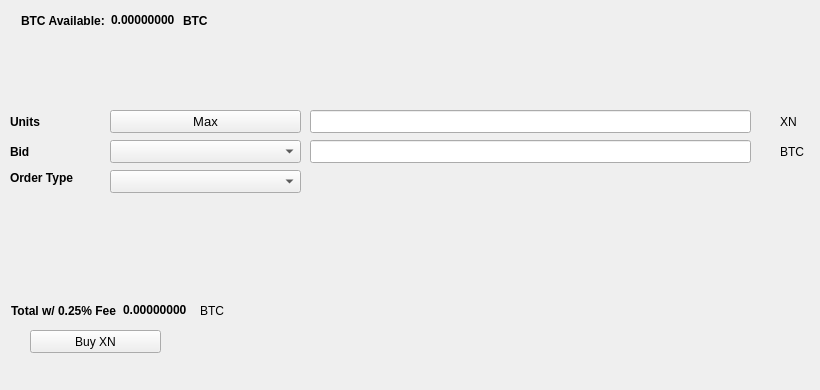
   <widget class="QWidget" name="BuyTab">
    <attribute name="title">
     <string>Buy</string>
    </attribute>
    <widget class="QPushButton" name="BuyXN">
     <property name="geometry">
      <rect>
       <x>30</x>
       <y>330</y>
       <width>131</width>
       <height>23</height>
      </rect>
     </property>
     <property name="text">
      <string>Buy XN</string>
     </property>
     <property name="icon">
      <iconset resource="../nodium.qrc">
       <normaloff>:/icons/bitcoin</normaloff>:/icons/bitcoin</iconset>
     </property>
    </widget>
    <widget class="QLabel" name="label_3">
     <property name="geometry">
      <rect>
       <x>10</x>
       <y>110</y>
       <width>46</width>
       <height>23</height>
      </rect>
     </property>
     <property name="font">
      <font>
       <weight>75</weight>
       <bold>true</bold>
      </font>
     </property>
     <property name="text">
      <string>Units</string>
     </property>
    </widget>
    <widget class="QLineEdit" name="UnitsInput">
     <property name="geometry">
      <rect>
       <x>310</x>
       <y>110</y>
       <width>441</width>
       <height>23</height>
      </rect>
     </property>
     <property name="font">
      <font>
       <pointsize>9</pointsize>
       <weight>75</weight>
       <bold>true</bold>
      </font>
     </property>
    </widget>
    <widget class="QLineEdit" name="BuyBidPriceEdit">
     <property name="geometry">
      <rect>
       <x>310</x>
       <y>140</y>
       <width>441</width>
       <height>23</height>
      </rect>
     </property>
     <property name="font">
      <font>
       <pointsize>9</pointsize>
       <weight>75</weight>
       <bold>true</bold>
      </font>
     </property>
    </widget>
    <widget class="QLabel" name="label_4">
     <property name="geometry">
      <rect>
       <x>780</x>
       <y>110</y>
       <width>31</width>
       <height>23</height>
      </rect>
     </property>
     <property name="text">
      <string>XN</string>
     </property>
    </widget>
    <widget class="QLabel" name="label_5">
     <property name="geometry">
      <rect>
       <x>780</x>
       <y>140</y>
       <width>31</width>
       <height>23</height>
      </rect>
     </property>
     <property name="text">
      <string>BTC</string>
     </property>
    </widget>
    <widget class="QLabel" name="label_6">
     <property name="geometry">
      <rect>
       <x>10</x>
       <y>140</y>
       <width>46</width>
       <height>23</height>
      </rect>
     </property>
     <property name="font">
      <font>
       <weight>75</weight>
       <bold>true</bold>
      </font>
     </property>
     <property name="text">
      <string>Bid</string>
     </property>
    </widget>
    <widget class="QLabel" name="label_7">
     <property name="geometry">
      <rect>
       <x>10</x>
       <y>170</y>
       <width>91</width>
       <height>16</height>
      </rect>
     </property>
     <property name="font">
      <font>
       <weight>75</weight>
       <bold>true</bold>
      </font>
     </property>
     <property name="text">
      <string>Order Type</string>
     </property>
    </widget>
    <widget class="QPushButton" name="Buy_Max_Amount">
     <property name="geometry">
      <rect>
       <x>110</x>
       <y>110</y>
       <width>191</width>
       <height>23</height>
      </rect>
     </property>
     <property name="font">
      <font>
       <pointsize>10</pointsize>
      </font>
     </property>
     <property name="text">
      <string>Max</string>
     </property>
    </widget>
    <widget class="QComboBox" name="BuyBidcomboBox">
     <property name="geometry">
      <rect>
       <x>110</x>
       <y>140</y>
       <width>191</width>
       <height>23</height>
      </rect>
     </property>
     <property name="font">
      <font>
       <pointsize>10</pointsize>
      </font>
     </property>
    </widget>
    <widget class="QComboBox" name="buyOrdertypeCombo">
     <property name="geometry">
      <rect>
       <x>110</x>
       <y>170</y>
       <width>191</width>
       <height>23</height>
      </rect>
     </property>
     <property name="font">
      <font>
       <pointsize>10</pointsize>
      </font>
     </property>
    </widget>
    <widget class="QWidget" name="layoutWidget1">
     <property name="geometry">
      <rect>
       <x>21</x>
       <y>11</y>
       <width>227</width>
       <height>19</height>
      </rect>
     </property>
     <layout class="QHBoxLayout" name="horizontalLayout_3">
      <item>
       <widget class="QLabel" name="label232">
        <property name="font">
         <font>
          <weight>75</weight>
          <bold>true</bold>
         </font>
        </property>
        <property name="text">
         <string>BTC Available:</string>
        </property>
       </widget>
      </item>
      <item>
       <widget class="QLabel" name="BtcAvailableLbl">
        <property name="palette">
         <palette>
          <active>
           <colorrole role="WindowText">
            <brush brushstyle="SolidPattern">
             <color alpha="255">
              <red>0</red>
              <green>0</green>
              <blue>0</blue>
             </color>
            </brush>
           </colorrole>
           <colorrole role="Button">
            <brush brushstyle="SolidPattern">
             <color alpha="255">
              <red>0</red>
              <green>170</green>
              <blue>0</blue>
             </color>
            </brush>
           </colorrole>
           <colorrole role="Light">
            <brush brushstyle="SolidPattern">
             <color alpha="255">
              <red>0</red>
              <green>255</green>
              <blue>0</blue>
             </color>
            </brush>
           </colorrole>
           <colorrole role="Midlight">
            <brush brushstyle="SolidPattern">
             <color alpha="255">
              <red>0</red>
              <green>212</green>
              <blue>0</blue>
             </color>
            </brush>
           </colorrole>
           <colorrole role="Dark">
            <brush brushstyle="SolidPattern">
             <color alpha="255">
              <red>0</red>
              <green>85</green>
              <blue>0</blue>
             </color>
            </brush>
           </colorrole>
           <colorrole role="Mid">
            <brush brushstyle="SolidPattern">
             <color alpha="255">
              <red>0</red>
              <green>113</green>
              <blue>0</blue>
             </color>
            </brush>
           </colorrole>
           <colorrole role="Text">
            <brush brushstyle="SolidPattern">
             <color alpha="255">
              <red>0</red>
              <green>170</green>
              <blue>0</blue>
             </color>
            </brush>
           </colorrole>
           <colorrole role="BrightText">
            <brush brushstyle="SolidPattern">
             <color alpha="255">
              <red>255</red>
              <green>255</green>
              <blue>255</blue>
             </color>
            </brush>
           </colorrole>
           <colorrole role="ButtonText">
            <brush brushstyle="SolidPattern">
             <color alpha="255">
              <red>0</red>
              <green>0</green>
              <blue>0</blue>
             </color>
            </brush>
           </colorrole>
           <colorrole role="Base">
            <brush brushstyle="SolidPattern">
             <color alpha="255">
              <red>255</red>
              <green>255</green>
              <blue>255</blue>
             </color>
            </brush>
           </colorrole>
           <colorrole role="Window">
            <brush brushstyle="SolidPattern">
             <color alpha="255">
              <red>0</red>
              <green>170</green>
              <blue>0</blue>
             </color>
            </brush>
           </colorrole>
           <colorrole role="Shadow">
            <brush brushstyle="SolidPattern">
             <color alpha="255">
              <red>0</red>
              <green>0</green>
              <blue>0</blue>
             </color>
            </brush>
           </colorrole>
           <colorrole role="AlternateBase">
            <brush brushstyle="SolidPattern">
             <color alpha="255">
              <red>127</red>
              <green>212</green>
              <blue>127</blue>
             </color>
            </brush>
           </colorrole>
           <colorrole role="ToolTipBase">
            <brush brushstyle="SolidPattern">
             <color alpha="255">
              <red>255</red>
              <green>255</green>
              <blue>220</blue>
             </color>
            </brush>
           </colorrole>
           <colorrole role="ToolTipText">
            <brush brushstyle="SolidPattern">
             <color alpha="255">
              <red>0</red>
              <green>0</green>
              <blue>0</blue>
             </color>
            </brush>
           </colorrole>
          </active>
          <inactive>
           <colorrole role="WindowText">
            <brush brushstyle="SolidPattern">
             <color alpha="255">
              <red>0</red>
              <green>0</green>
              <blue>0</blue>
             </color>
            </brush>
           </colorrole>
           <colorrole role="Button">
            <brush brushstyle="SolidPattern">
             <color alpha="255">
              <red>0</red>
              <green>170</green>
              <blue>0</blue>
             </color>
            </brush>
           </colorrole>
           <colorrole role="Light">
            <brush brushstyle="SolidPattern">
             <color alpha="255">
              <red>0</red>
              <green>255</green>
              <blue>0</blue>
             </color>
            </brush>
           </colorrole>
           <colorrole role="Midlight">
            <brush brushstyle="SolidPattern">
             <color alpha="255">
              <red>0</red>
              <green>212</green>
              <blue>0</blue>
             </color>
            </brush>
           </colorrole>
           <colorrole role="Dark">
            <brush brushstyle="SolidPattern">
             <color alpha="255">
              <red>0</red>
              <green>85</green>
              <blue>0</blue>
             </color>
            </brush>
           </colorrole>
           <colorrole role="Mid">
            <brush brushstyle="SolidPattern">
             <color alpha="255">
              <red>0</red>
              <green>113</green>
              <blue>0</blue>
             </color>
            </brush>
           </colorrole>
           <colorrole role="Text">
            <brush brushstyle="SolidPattern">
             <color alpha="255">
              <red>0</red>
              <green>170</green>
              <blue>0</blue>
             </color>
            </brush>
           </colorrole>
           <colorrole role="BrightText">
            <brush brushstyle="SolidPattern">
             <color alpha="255">
              <red>255</red>
              <green>255</green>
              <blue>255</blue>
             </color>
            </brush>
           </colorrole>
           <colorrole role="ButtonText">
            <brush brushstyle="SolidPattern">
             <color alpha="255">
              <red>0</red>
              <green>0</green>
              <blue>0</blue>
             </color>
            </brush>
           </colorrole>
           <colorrole role="Base">
            <brush brushstyle="SolidPattern">
             <color alpha="255">
              <red>255</red>
              <green>255</green>
              <blue>255</blue>
             </color>
            </brush>
           </colorrole>
           <colorrole role="Window">
            <brush brushstyle="SolidPattern">
             <color alpha="255">
              <red>0</red>
              <green>170</green>
              <blue>0</blue>
             </color>
            </brush>
           </colorrole>
           <colorrole role="Shadow">
            <brush brushstyle="SolidPattern">
             <color alpha="255">
              <red>0</red>
              <green>0</green>
              <blue>0</blue>
             </color>
            </brush>
           </colorrole>
           <colorrole role="AlternateBase">
            <brush brushstyle="SolidPattern">
             <color alpha="255">
              <red>127</red>
              <green>212</green>
              <blue>127</blue>
             </color>
            </brush>
           </colorrole>
           <colorrole role="ToolTipBase">
            <brush brushstyle="SolidPattern">
             <color alpha="255">
              <red>255</red>
              <green>255</green>
              <blue>220</blue>
             </color>
            </brush>
           </colorrole>
           <colorrole role="ToolTipText">
            <brush brushstyle="SolidPattern">
             <color alpha="255">
              <red>0</red>
              <green>0</green>
              <blue>0</blue>
             </color>
            </brush>
           </colorrole>
          </inactive>
          <disabled>
           <colorrole role="WindowText">
            <brush brushstyle="SolidPattern">
             <color alpha="255">
              <red>0</red>
              <green>85</green>
              <blue>0</blue>
             </color>
            </brush>
           </colorrole>
           <colorrole role="Button">
            <brush brushstyle="SolidPattern">
             <color alpha="255">
              <red>0</red>
              <green>170</green>
              <blue>0</blue>
             </color>
            </brush>
           </colorrole>
           <colorrole role="Light">
            <brush brushstyle="SolidPattern">
             <color alpha="255">
              <red>0</red>
              <green>255</green>
              <blue>0</blue>
             </color>
            </brush>
           </colorrole>
           <colorrole role="Midlight">
            <brush brushstyle="SolidPattern">
             <color alpha="255">
              <red>0</red>
              <green>212</green>
              <blue>0</blue>
             </color>
            </brush>
           </colorrole>
           <colorrole role="Dark">
            <brush brushstyle="SolidPattern">
             <color alpha="255">
              <red>0</red>
              <green>85</green>
              <blue>0</blue>
             </color>
            </brush>
           </colorrole>
           <colorrole role="Mid">
            <brush brushstyle="SolidPattern">
             <color alpha="255">
              <red>0</red>
              <green>113</green>
              <blue>0</blue>
             </color>
            </brush>
           </colorrole>
           <colorrole role="Text">
            <brush brushstyle="SolidPattern">
             <color alpha="255">
              <red>0</red>
              <green>85</green>
              <blue>0</blue>
             </color>
            </brush>
           </colorrole>
           <colorrole role="BrightText">
            <brush brushstyle="SolidPattern">
             <color alpha="255">
              <red>255</red>
              <green>255</green>
              <blue>255</blue>
             </color>
            </brush>
           </colorrole>
           <colorrole role="ButtonText">
            <brush brushstyle="SolidPattern">
             <color alpha="255">
              <red>0</red>
              <green>85</green>
              <blue>0</blue>
             </color>
            </brush>
           </colorrole>
           <colorrole role="Base">
            <brush brushstyle="SolidPattern">
             <color alpha="255">
              <red>0</red>
              <green>170</green>
              <blue>0</blue>
             </color>
            </brush>
           </colorrole>
           <colorrole role="Window">
            <brush brushstyle="SolidPattern">
             <color alpha="255">
              <red>0</red>
              <green>170</green>
              <blue>0</blue>
             </color>
            </brush>
           </colorrole>
           <colorrole role="Shadow">
            <brush brushstyle="SolidPattern">
             <color alpha="255">
              <red>0</red>
              <green>0</green>
              <blue>0</blue>
             </color>
            </brush>
           </colorrole>
           <colorrole role="AlternateBase">
            <brush brushstyle="SolidPattern">
             <color alpha="255">
              <red>0</red>
              <green>170</green>
              <blue>0</blue>
             </color>
            </brush>
           </colorrole>
           <colorrole role="ToolTipBase">
            <brush brushstyle="SolidPattern">
             <color alpha="255">
              <red>255</red>
              <green>255</green>
              <blue>220</blue>
             </color>
            </brush>
           </colorrole>
           <colorrole role="ToolTipText">
            <brush brushstyle="SolidPattern">
             <color alpha="255">
              <red>0</red>
              <green>0</green>
              <blue>0</blue>
             </color>
            </brush>
           </colorrole>
          </disabled>
         </palette>
        </property>
        <property name="font">
         <font>
          <weight>75</weight>
          <bold>true</bold>
         </font>
        </property>
        <property name="text">
         <string>0.00000000</string>
        </property>
        <property name="textInteractionFlags">
         <set>Qt::LinksAccessibleByMouse|Qt::TextSelectableByKeyboard|Qt::TextSelectableByMouse</set>
        </property>
       </widget>
      </item>
      <item>
       <widget class="QLabel" name="BtcAvailableLbl_2">
        <property name="font">
         <font>
          <weight>75</weight>
          <bold>true</bold>
         </font>
        </property>
        <property name="text">
         <string>BTC</string>
        </property>
       </widget>
      </item>
     </layout>
    </widget>
    <widget class="QWidget" name="layoutWidge2">
     <property name="geometry">
      <rect>
       <x>11</x>
       <y>301</y>
       <width>259</width>
       <height>19</height>
      </rect>
     </property>
     <layout class="QHBoxLayout" name="horizontalLayout_4">
      <item>
       <widget class="QLabel" name="label_9">
        <property name="font">
         <font>
          <weight>75</weight>
          <bold>true</bold>
         </font>
        </property>
        <property name="text">
         <string>Total w/ 0.25% Fee</string>
        </property>
       </widget>
      </item>
      <item>
       <widget class="QLabel" name="BuyCostLabel">
        <property name="palette">
         <palette>
          <active>
           <colorrole role="WindowText">
            <brush brushstyle="SolidPattern">
             <color alpha="255">
              <red>0</red>
              <green>0</green>
              <blue>0</blue>
             </color>
            </brush>
           </colorrole>
           <colorrole role="Button">
            <brush brushstyle="SolidPattern">
             <color alpha="255">
              <red>0</red>
              <green>170</green>
              <blue>0</blue>
             </color>
            </brush>
           </colorrole>
           <colorrole role="Light">
            <brush brushstyle="SolidPattern">
             <color alpha="255">
              <red>0</red>
              <green>255</green>
              <blue>0</blue>
             </color>
            </brush>
           </colorrole>
           <colorrole role="Midlight">
            <brush brushstyle="SolidPattern">
             <color alpha="255">
              <red>0</red>
              <green>212</green>
              <blue>0</blue>
             </color>
            </brush>
           </colorrole>
           <colorrole role="Dark">
            <brush brushstyle="SolidPattern">
             <color alpha="255">
              <red>0</red>
              <green>85</green>
              <blue>0</blue>
             </color>
            </brush>
           </colorrole>
           <colorrole role="Mid">
            <brush brushstyle="SolidPattern">
             <color alpha="255">
              <red>0</red>
              <green>113</green>
              <blue>0</blue>
             </color>
            </brush>
           </colorrole>
           <colorrole role="Text">
            <brush brushstyle="SolidPattern">
             <color alpha="255">
              <red>0</red>
              <green>170</green>
              <blue>0</blue>
             </color>
            </brush>
           </colorrole>
           <colorrole role="BrightText">
            <brush brushstyle="SolidPattern">
             <color alpha="255">
              <red>255</red>
              <green>255</green>
              <blue>255</blue>
             </color>
            </brush>
           </colorrole>
           <colorrole role="ButtonText">
            <brush brushstyle="SolidPattern">
             <color alpha="255">
              <red>0</red>
              <green>0</green>
              <blue>0</blue>
             </color>
            </brush>
           </colorrole>
           <colorrole role="Base">
            <brush brushstyle="SolidPattern">
             <color alpha="255">
              <red>255</red>
              <green>255</green>
              <blue>255</blue>
             </color>
            </brush>
           </colorrole>
           <colorrole role="Window">
            <brush brushstyle="SolidPattern">
             <color alpha="255">
              <red>0</red>
              <green>170</green>
              <blue>0</blue>
             </color>
            </brush>
           </colorrole>
           <colorrole role="Shadow">
            <brush brushstyle="SolidPattern">
             <color alpha="255">
              <red>0</red>
              <green>0</green>
              <blue>0</blue>
             </color>
            </brush>
           </colorrole>
           <colorrole role="AlternateBase">
            <brush brushstyle="SolidPattern">
             <color alpha="255">
              <red>127</red>
              <green>212</green>
              <blue>127</blue>
             </color>
            </brush>
           </colorrole>
           <colorrole role="ToolTipBase">
            <brush brushstyle="SolidPattern">
             <color alpha="255">
              <red>255</red>
              <green>255</green>
              <blue>220</blue>
             </color>
            </brush>
           </colorrole>
           <colorrole role="ToolTipText">
            <brush brushstyle="SolidPattern">
             <color alpha="255">
              <red>0</red>
              <green>0</green>
              <blue>0</blue>
             </color>
            </brush>
           </colorrole>
          </active>
          <inactive>
           <colorrole role="WindowText">
            <brush brushstyle="SolidPattern">
             <color alpha="255">
              <red>0</red>
              <green>0</green>
              <blue>0</blue>
             </color>
            </brush>
           </colorrole>
           <colorrole role="Button">
            <brush brushstyle="SolidPattern">
             <color alpha="255">
              <red>0</red>
              <green>170</green>
              <blue>0</blue>
             </color>
            </brush>
           </colorrole>
           <colorrole role="Light">
            <brush brushstyle="SolidPattern">
             <color alpha="255">
              <red>0</red>
              <green>255</green>
              <blue>0</blue>
             </color>
            </brush>
           </colorrole>
           <colorrole role="Midlight">
            <brush brushstyle="SolidPattern">
             <color alpha="255">
              <red>0</red>
              <green>212</green>
              <blue>0</blue>
             </color>
            </brush>
           </colorrole>
           <colorrole role="Dark">
            <brush brushstyle="SolidPattern">
             <color alpha="255">
              <red>0</red>
              <green>85</green>
              <blue>0</blue>
             </color>
            </brush>
           </colorrole>
           <colorrole role="Mid">
            <brush brushstyle="SolidPattern">
             <color alpha="255">
              <red>0</red>
              <green>113</green>
              <blue>0</blue>
             </color>
            </brush>
           </colorrole>
           <colorrole role="Text">
            <brush brushstyle="SolidPattern">
             <color alpha="255">
              <red>0</red>
              <green>170</green>
              <blue>0</blue>
             </color>
            </brush>
           </colorrole>
           <colorrole role="BrightText">
            <brush brushstyle="SolidPattern">
             <color alpha="255">
              <red>255</red>
              <green>255</green>
              <blue>255</blue>
             </color>
            </brush>
           </colorrole>
           <colorrole role="ButtonText">
            <brush brushstyle="SolidPattern">
             <color alpha="255">
              <red>0</red>
              <green>0</green>
              <blue>0</blue>
             </color>
            </brush>
           </colorrole>
           <colorrole role="Base">
            <brush brushstyle="SolidPattern">
             <color alpha="255">
              <red>255</red>
              <green>255</green>
              <blue>255</blue>
             </color>
            </brush>
           </colorrole>
           <colorrole role="Window">
            <brush brushstyle="SolidPattern">
             <color alpha="255">
              <red>0</red>
              <green>170</green>
              <blue>0</blue>
             </color>
            </brush>
           </colorrole>
           <colorrole role="Shadow">
            <brush brushstyle="SolidPattern">
             <color alpha="255">
              <red>0</red>
              <green>0</green>
              <blue>0</blue>
             </color>
            </brush>
           </colorrole>
           <colorrole role="AlternateBase">
            <brush brushstyle="SolidPattern">
             <color alpha="255">
              <red>127</red>
              <green>212</green>
              <blue>127</blue>
             </color>
            </brush>
           </colorrole>
           <colorrole role="ToolTipBase">
            <brush brushstyle="SolidPattern">
             <color alpha="255">
              <red>255</red>
              <green>255</green>
              <blue>220</blue>
             </color>
            </brush>
           </colorrole>
           <colorrole role="ToolTipText">
            <brush brushstyle="SolidPattern">
             <color alpha="255">
              <red>0</red>
              <green>0</green>
              <blue>0</blue>
             </color>
            </brush>
           </colorrole>
          </inactive>
          <disabled>
           <colorrole role="WindowText">
            <brush brushstyle="SolidPattern">
             <color alpha="255">
              <red>0</red>
              <green>85</green>
              <blue>0</blue>
             </color>
            </brush>
           </colorrole>
           <colorrole role="Button">
            <brush brushstyle="SolidPattern">
             <color alpha="255">
              <red>0</red>
              <green>170</green>
              <blue>0</blue>
             </color>
            </brush>
           </colorrole>
           <colorrole role="Light">
            <brush brushstyle="SolidPattern">
             <color alpha="255">
              <red>0</red>
              <green>255</green>
              <blue>0</blue>
             </color>
            </brush>
           </colorrole>
           <colorrole role="Midlight">
            <brush brushstyle="SolidPattern">
             <color alpha="255">
              <red>0</red>
              <green>212</green>
              <blue>0</blue>
             </color>
            </brush>
           </colorrole>
           <colorrole role="Dark">
            <brush brushstyle="SolidPattern">
             <color alpha="255">
              <red>0</red>
              <green>85</green>
              <blue>0</blue>
             </color>
            </brush>
           </colorrole>
           <colorrole role="Mid">
            <brush brushstyle="SolidPattern">
             <color alpha="255">
              <red>0</red>
              <green>113</green>
              <blue>0</blue>
             </color>
            </brush>
           </colorrole>
           <colorrole role="Text">
            <brush brushstyle="SolidPattern">
             <color alpha="255">
              <red>0</red>
              <green>85</green>
              <blue>0</blue>
             </color>
            </brush>
           </colorrole>
           <colorrole role="BrightText">
            <brush brushstyle="SolidPattern">
             <color alpha="255">
              <red>255</red>
              <green>255</green>
              <blue>255</blue>
             </color>
            </brush>
           </colorrole>
           <colorrole role="ButtonText">
            <brush brushstyle="SolidPattern">
             <color alpha="255">
              <red>0</red>
              <green>85</green>
              <blue>0</blue>
             </color>
            </brush>
           </colorrole>
           <colorrole role="Base">
            <brush brushstyle="SolidPattern">
             <color alpha="255">
              <red>0</red>
              <green>170</green>
              <blue>0</blue>
             </color>
            </brush>
           </colorrole>
           <colorrole role="Window">
            <brush brushstyle="SolidPattern">
             <color alpha="255">
              <red>0</red>
              <green>170</green>
              <blue>0</blue>
             </color>
            </brush>
           </colorrole>
           <colorrole role="Shadow">
            <brush brushstyle="SolidPattern">
             <color alpha="255">
              <red>0</red>
              <green>0</green>
              <blue>0</blue>
             </color>
            </brush>
           </colorrole>
           <colorrole role="AlternateBase">
            <brush brushstyle="SolidPattern">
             <color alpha="255">
              <red>0</red>
              <green>170</green>
              <blue>0</blue>
             </color>
            </brush>
           </colorrole>
           <colorrole role="ToolTipBase">
            <brush brushstyle="SolidPattern">
             <color alpha="255">
              <red>255</red>
              <green>255</green>
              <blue>220</blue>
             </color>
            </brush>
           </colorrole>
           <colorrole role="ToolTipText">
            <brush brushstyle="SolidPattern">
             <color alpha="255">
              <red>0</red>
              <green>0</green>
              <blue>0</blue>
             </color>
            </brush>
           </colorrole>
          </disabled>
         </palette>
        </property>
        <property name="font">
         <font>
          <weight>75</weight>
          <bold>true</bold>
         </font>
        </property>
        <property name="autoFillBackground">
         <bool>false</bool>
        </property>
        <property name="text">
         <string>0.00000000</string>
        </property>
        <property name="textInteractionFlags">
         <set>Qt::LinksAccessibleByMouse|Qt::TextSelectableByMouse</set>
        </property>
       </widget>
      </item>
      <item>
       <widget class="QLabel" name="label_10">
        <property name="font">
         <font>
          <weight>50</weight>
          <bold>false</bold>
         </font>
        </property>
        <property name="text">
         <string>BTC</string>
        </property>
       </widget>
      </item>
     </layout>
    </widget>
    <widget class="QLabel" name="label_24">
     <property name="geometry">
      <rect>
       <x>460</x>
       <y>300</y>
       <width>281</width>
       <height>81</height>
      </rect>
     </property>
     <property name="text">
      <string/>
     </property>
     <property name="pixmap">
      <pixmap>:/images/bittrex</pixmap>
     </property>
    </widget>
   </widget>
